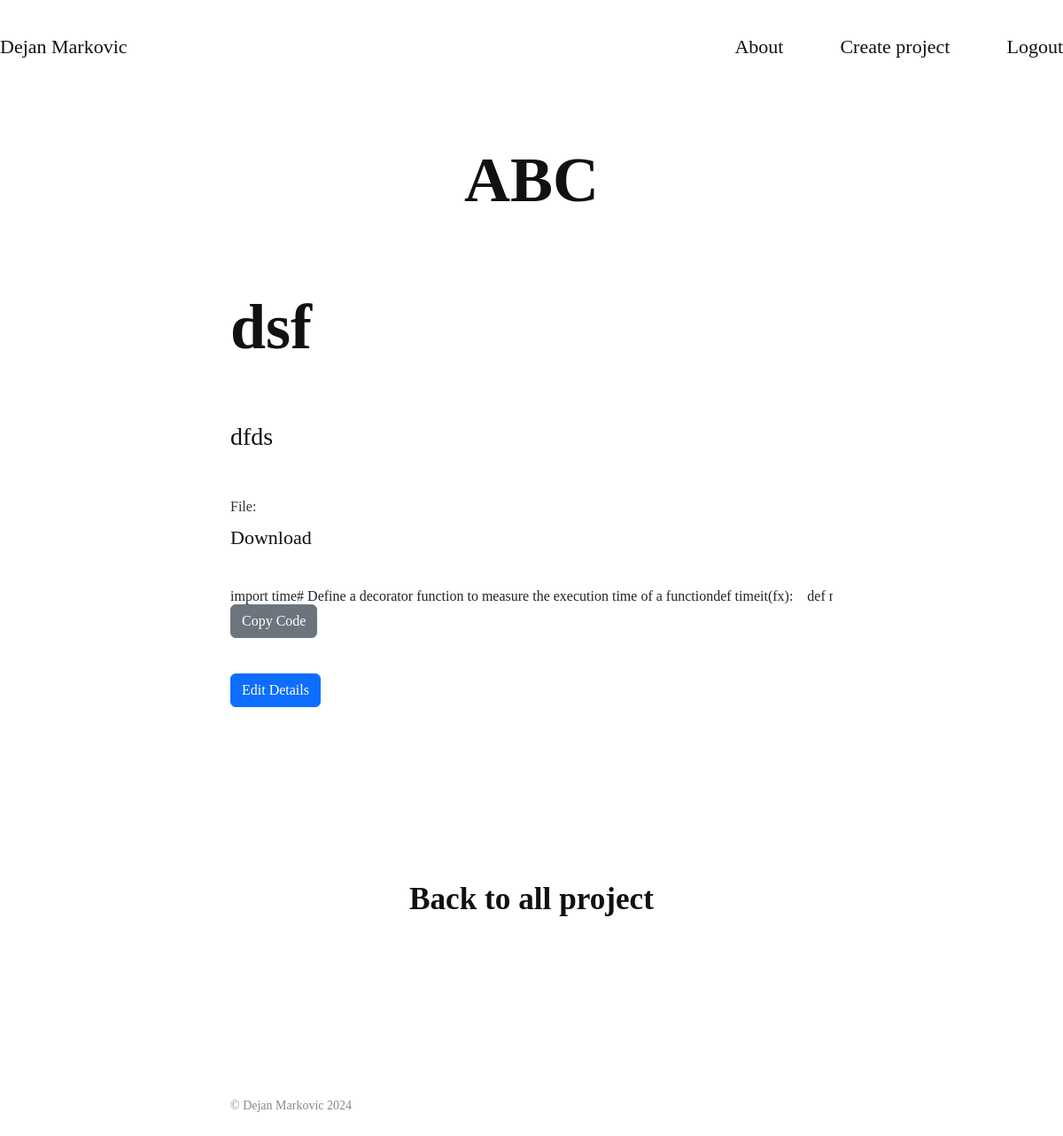
Page /portfolio_page/project/6/ (signed in) on the earlier database version.
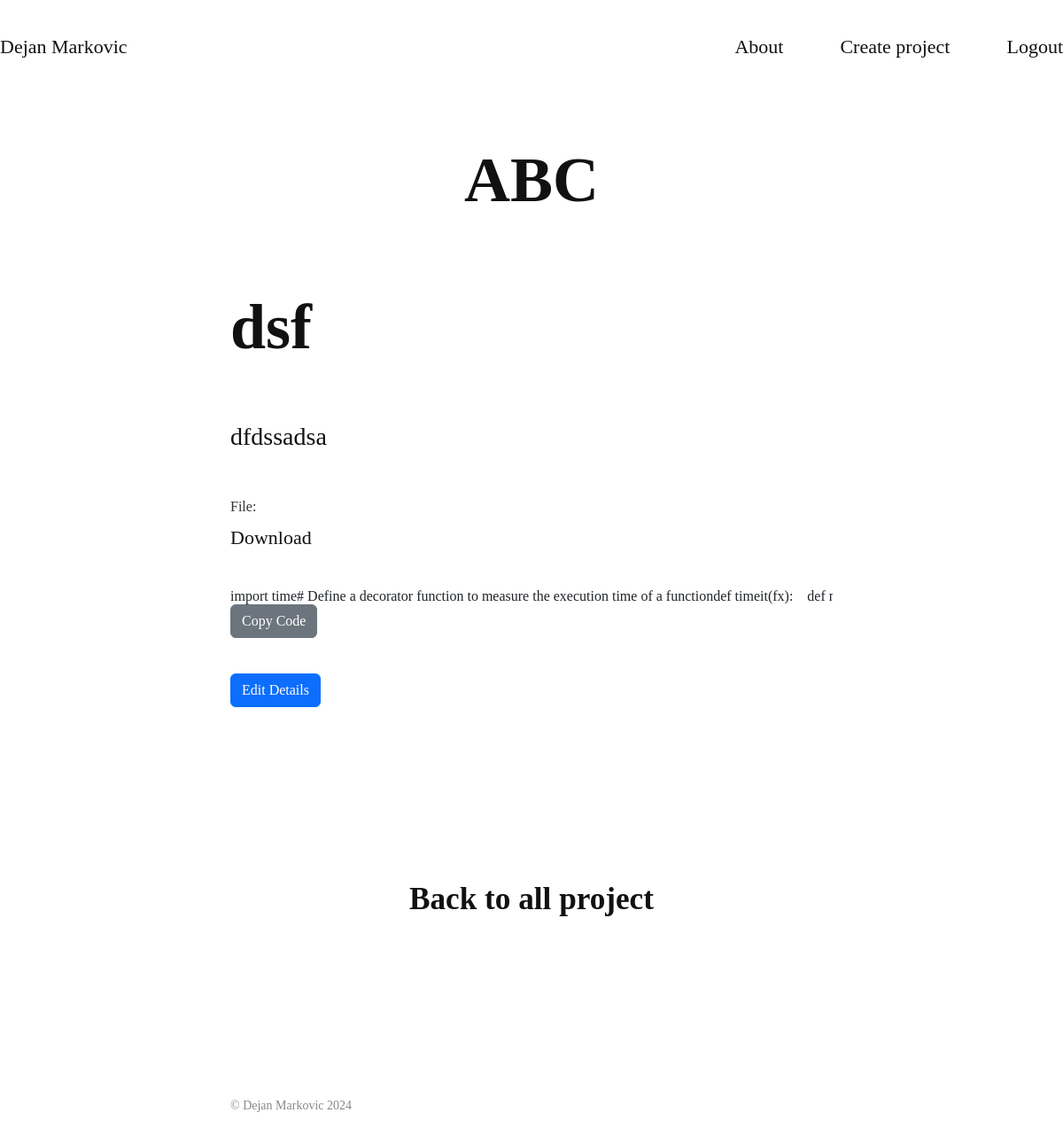
Same page on the later database version.
### portfolio_app/models.py (models this page shows, shortened)
class ProjectDetailModel(models.Model):
    project = models.ForeignKey(ProjectModel, on_delete=models.CASCADE, related_name='details')
    code_title = models.CharField(max_length=255)
    description = models.TextField(max_length=500)
    python_file = models.FileField(upload_to='projects/files/', blank=True, null=True)

### portfolio_app/views.py (the view)
# urls.py: path('portfolio_page/project/<int:project_id>/', views.project_detail_view, name='project_detail'),
@login_required(login_url="title_page")
def project_detail_view(request, project_id):
    project = get_object_or_404(ProjectModel, id=project_id)
    project_details = project.details.all()
    if project_details:
        for detail in project_details:
            if detail.python_file:
                try:
                    with open(detail.python_file.path, 'r') as file:
                        detail.python_file_content = file.read()
                except Exception as e:
                    print(f"Error reading Python file {detail.python_file}: {e}")
    context = {
        'project': project,
        'project_details': project_details,
        'no_details': len(project_details) == 0,
        'page_title': 'Project Detail',
    }
    return render(request, 'portfolio_app/project_detail.html', context)

### portfolio_app/templates/portfolio_app/project_detail.html (shortened to what this page needs)
{% extends 'base.html' %}
{% block content %}
<div id = "project_details">
<div style = "text-align: center; padding: 16vh 0 1vh 0" class="work-page slide delay01">
    <div class="work-page-content">
        <h1>{{ project.title }}</h1>
    </div>
</div>
{% if no_details %}
    <div class="about-me slide delay03">
        <div style = "text-align: center;" class="description">
            <p>No details yet. Please <a href="{% url 'add_project_detail' project.id %}" style = "padding-top: 0px; display: inline-block;">add</a> the details for the project.</p>
        </div>
    </div>
    <div style = "margin: 4vh auto 4vh auto;" class="back-to-projects">
		<a href="{% url 'portfolio_page' %}">Back to all project </a>
	</div>
{% else %}
<div style = "padding: 1vh 0 16vh 0" class="work-page slide delay01">
	<div class="work-page-content">
        {% for detail in project_details %}
		<h1>{{ detail.code_title }}</h1>
		<h3 class=" text">
			{{ detail.description }}
		</h3>
        {% if detail.python_file %}
		<p>
			<strong>File:</strong> <a style = "width: 120px;" href="{{ detail.python_file.url }}">Download</a>
		</p>
        <p>
			<pre><code id="code-3" class="language-python">{{ detail.python_file_content|linebreaksbr }}</code></pre>
            <button class="btn btn-secondary copy-btn" data-target="code-3">Copy Code</button>
		</p>
        {% endif %}
        <button class = "btn btn-primary" hx-get="{% url 'edit_details' detail.id %}"
        hx-target="#project_details">Edit Details</button>
        {% endfor %}
    </div>
    <div class="back-to-projects">
		<a href="{% url 'portfolio_page' %}">Back to all project </a>
	</div>
</div>
{% endif %}
<link rel="stylesheet" href="//code.jquery.com/ui/1.13.2/themes/base/jquery-ui.css">
</div>
{% endblock %}

Differences in the rows shown:
changed ProjectDetailModel "dsf": description "dfds" → "dfdssadsa"
